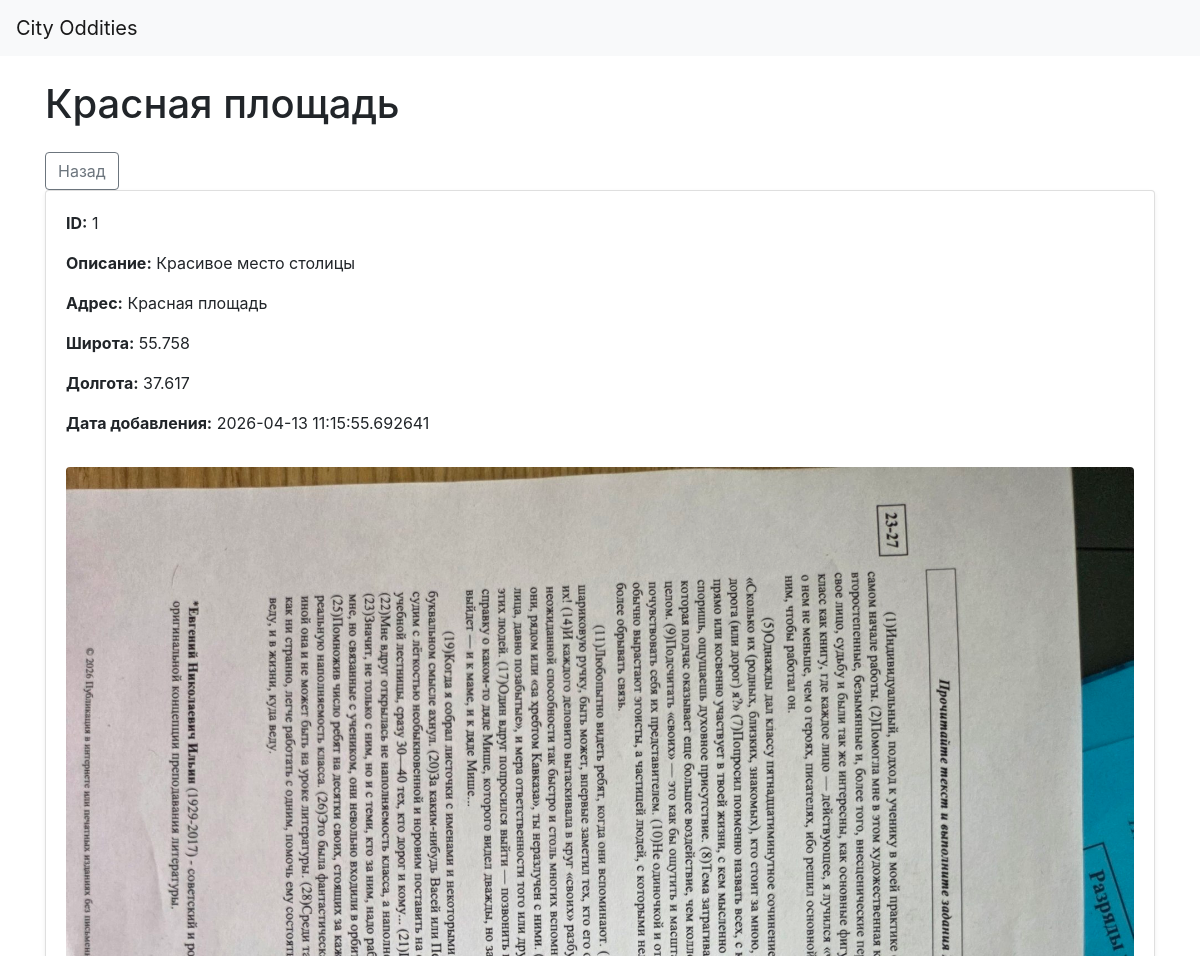
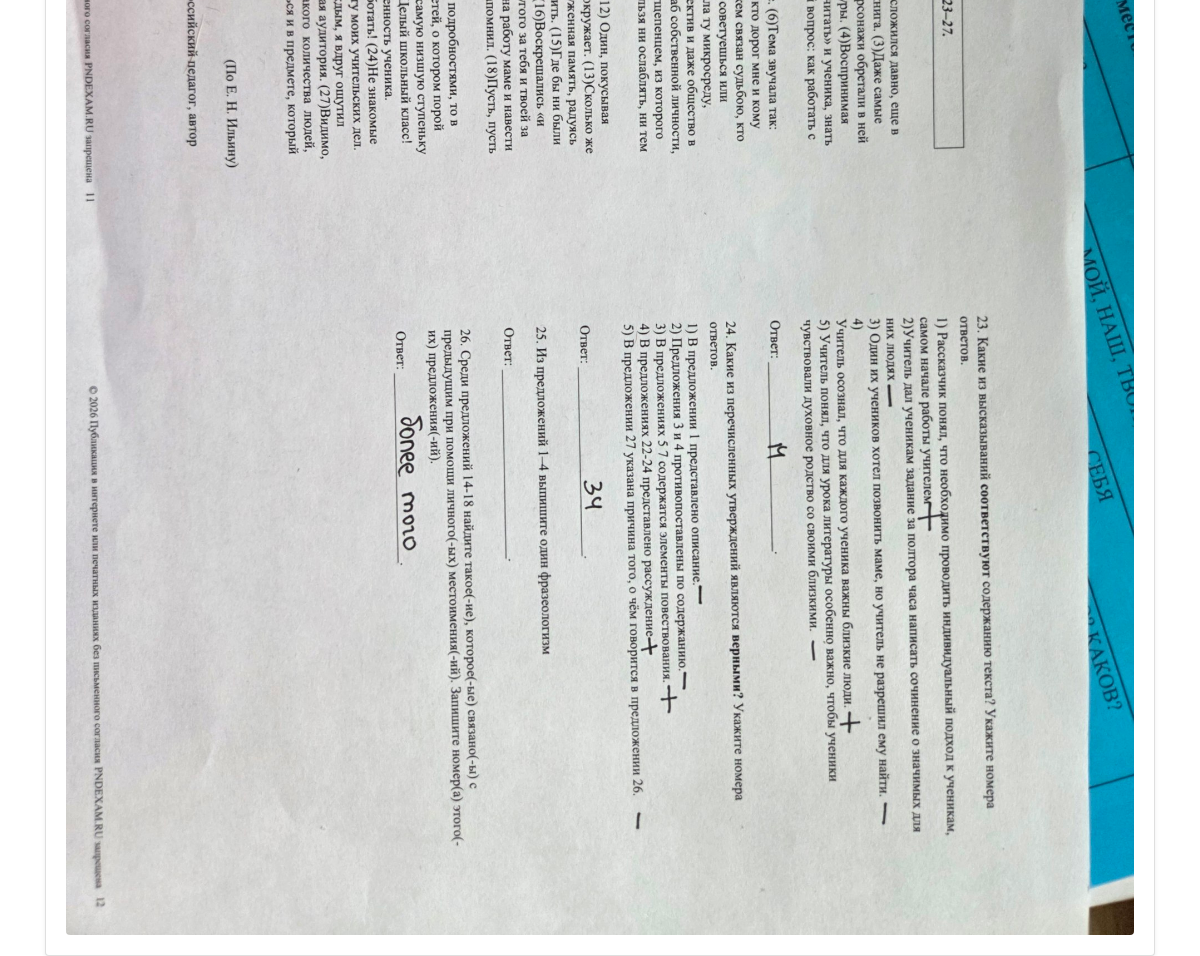
The page /places/1 on the database its author committed (2 pictures, top to bottom).
### data/places.py (models this page shows)
class Place(SqlAlchemyBase):
    __tablename__ = 'places'
    id = sqlalchemy.Column(sqlalchemy.Integer, primary_key=True)
    name = sqlalchemy.Column(sqlalchemy.String, nullable=False)
    description = sqlalchemy.Column(sqlalchemy.Text, nullable=False)
    user_id = sqlalchemy.Column(sqlalchemy.Integer, sqlalchemy.ForeignKey('user.id'), nullable=False)
    address = sqlalchemy.Column(sqlalchemy.String, nullable=False)
    latitude = sqlalchemy.Column(sqlalchemy.Float, nullable=False)
    longitude = sqlalchemy.Column(sqlalchemy.Float, nullable=False)
    image_filename = sqlalchemy.Column(sqlalchemy.String, nullable=True)
    is_private = sqlalchemy.Column(sqlalchemy.Boolean, default=True, nullable=True)
    created_at = sqlalchemy.Column(sqlalchemy.DateTime, default=datetime.datetime.utcnow)
    user = orm.relationship('User', back_populates='places')

### blueprints/main_screen.py (the view)
@main_blueprint.route('/places/<place_id>')
def learn_more(place_id):
    print(f'{place_id} string')
    db_sess = db_session.create_session()
    try:
        place = db_sess.query(Place).get(place_id)
        print(f'{place} string')
        return render_template('place.html', title=place.name, place=place)
    finally:
        db_sess.close()

### data/db_session.py (called while the page is built)
def create_session() -> Session:
    global __factory
    return __factory()

### templates/place.html
{% extends "base.html" %}
{% block content %}
<h1 class="mt-4 mb-4">{{ place.name }}</h1>
<div class="mt-3">
    <a href="/" class="btn btn-outline-secondary">Назад</a>
</div>
<div class="card shadow-sm">
    <div class="card-body">
        <p><b>ID:</b> {{ place.id }}</p>
        <p><b>Описание:</b> {{ place.description }}</p>
        <p><b>Адрес:</b> {{ place.address }}</p>
        <p><b>Широта:</b> {{ place.latitude }}</p>
        <p><b>Долгота:</b> {{ place.longitude }}</p>
        <p><b>Дата добавления:</b> {{ place.created_at }}</p>
        {% if place.image_filename %}
            <img src="{{ url_for('static', filename='uploads/' + place.image_filename) }}"
                 alt="Фото места"
                 class="img-fluid rounded mt-3">
        {% endif %}
    </div>
</div>
{% endblock %}

### rows shown on the page
Place: name "Красная площадь", id "1", description "Красивое место столицы", address "Красная площадь", latitude "55.758", longitude "37.617", created_at "2026-04-13 11:15:55.692641", image_filename (picture)
